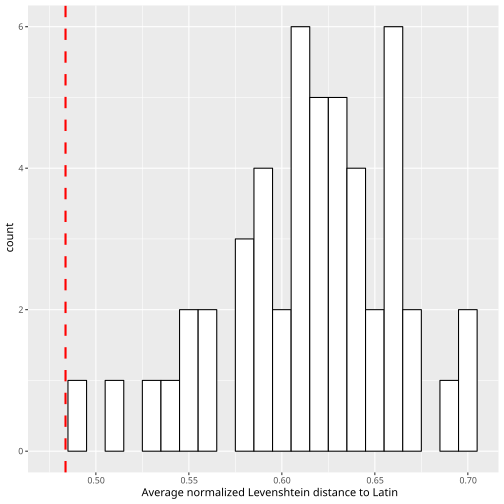

Write the R code that produced this figure.
library(ggplot2)

dat <- read.table('romanceEvaluation.csv',
                  sep=',')

colnames(dat) <- c('doculect','LDN')

pr <- dat[dat$doculect=='Proto-Romance',]

extant = dat[dat$doculect!='Proto-Romance',]

p <- ggplot(data=extant,aes(x=LDN)) +
    geom_histogram(colour='black',fill='white',binwidth=.01) +
    geom_vline(aes(xintercept=pr$LDN),colour='red',
               linetype='dashed',size=1) +
    xlab('Average normalized Levenshtein distance to Latin')
p

ggsave('evaluation.svg',p)
